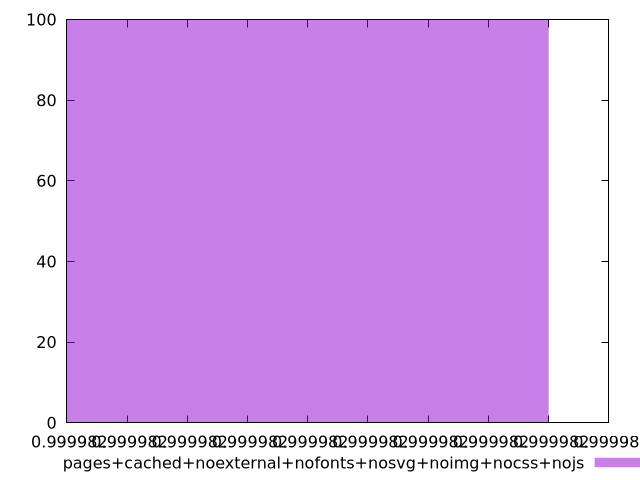

Recreate this plot in gnuplot.
$_pagesCachedNoexternalNofontsNosvgNoimgNocssNojs <<EOF
0.9999819950158803 100
EOF
set key outside below
set terminal pngcairo
set output "report_00004_2020-11-02T20-21-41.718Z/uses-long-cache-ttl/pages+cached+noexternal+nofonts+nosvg+noimg+nocss+nojs//hist.png"
set yrange [0:100]
set boxwidth 9.510736995604708e-16
set style fill transparent solid 0.5 noborder
plot $_pagesCachedNoexternalNofontsNosvgNoimgNocssNojs title "pages+cached+noexternal+nofonts+nosvg+noimg+nocss+nojs" with boxes ,
